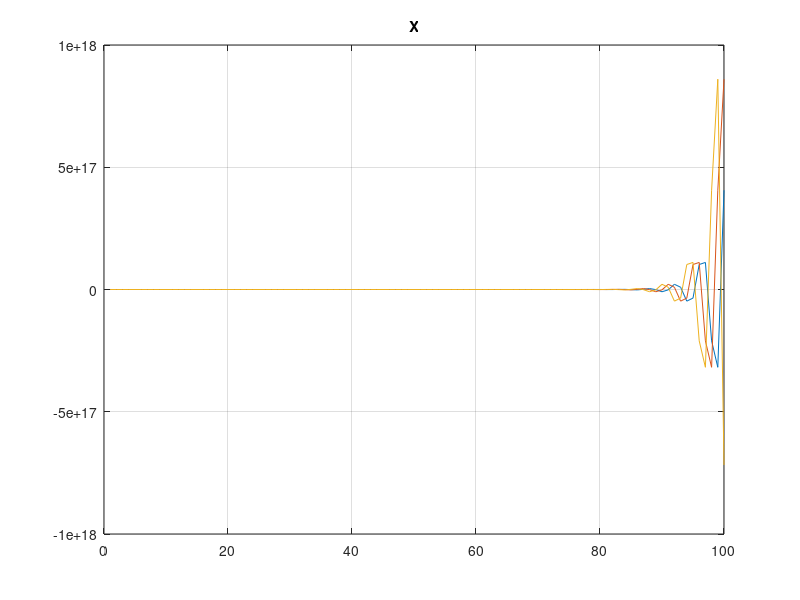
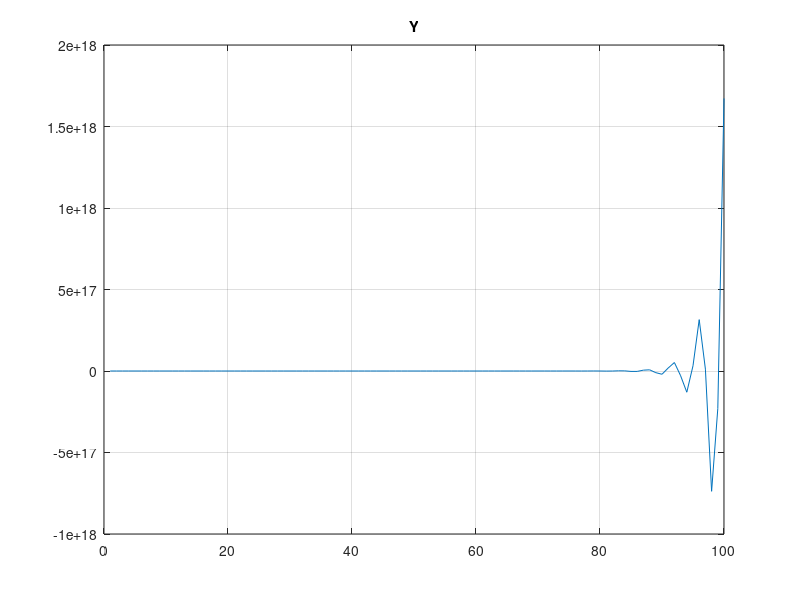

MATLAB code to generate these figures, in order: (Note: this script raises an error after producing the figures.)
%% Prepare environment
clear all;
close all;
clc;

%% Crash course

% X = A*X + B*U + E*N
% Y = C*X + D*U + F*N

% Rows
% size(Y, 1)
% Columns
% size(Y, 2)

%% Parse initial condition
% Open input file
input_data = fopen('input.txt','r');

% Read file
for i = 1:5
    command = fgetl(input_data);
    eval(command);
end

% Close input file
fclose(input_data);

%% Make vector-columns from vector-rows
X = X';
U = U';
N = N';
Y = Y';

%% Create state matrices
% To update X - first equation
%A = rand(size(X,1),size(X,1));
%B = rand(size(X,1),size(U,1));
A = [0, 1, 0;
    0, 0, 1;
    -3, -2, -1];
B = [0; 0; 1];
E = rand(size(X,1),size(N,1));

% To update Y - second equation
%C = rand(size(Y,1),size(X,1));
%D = rand(size(Y,1),size(U,1));
C = [2, 1, 0];
D = 0;
F = rand(size(Y,1),size(N,1));

%% Model system
% Initialize history array for plot
X_history = zeros(size(X,1),T);
Y_history = zeros(size(Y,1),T);

% Modelling
for i = 1:T
    X = A*X + B*U + E*N;
    Y = C*X + D*U + F*N;
    % Save history
    X_history(:,i) = X;
    Y_history(:,i) = Y;
end

% Plot graph
% X states
figure(1);
plot(X_history');
grid on;
title('X');

% Y states
figure(2);
plot(Y_history');
grid on;
title('Y');

%% Determine stability
% L - Symbolic matrix self values
% Q - Symbolic matrix
% Lans - vector-column with real matrix self values
syms L Q;
Q = L*eye(size(A)) - A;
%Lans = linsolve(Q,zeros(size(A,1),1));
Lans = solve(det(Q) == 0, L);